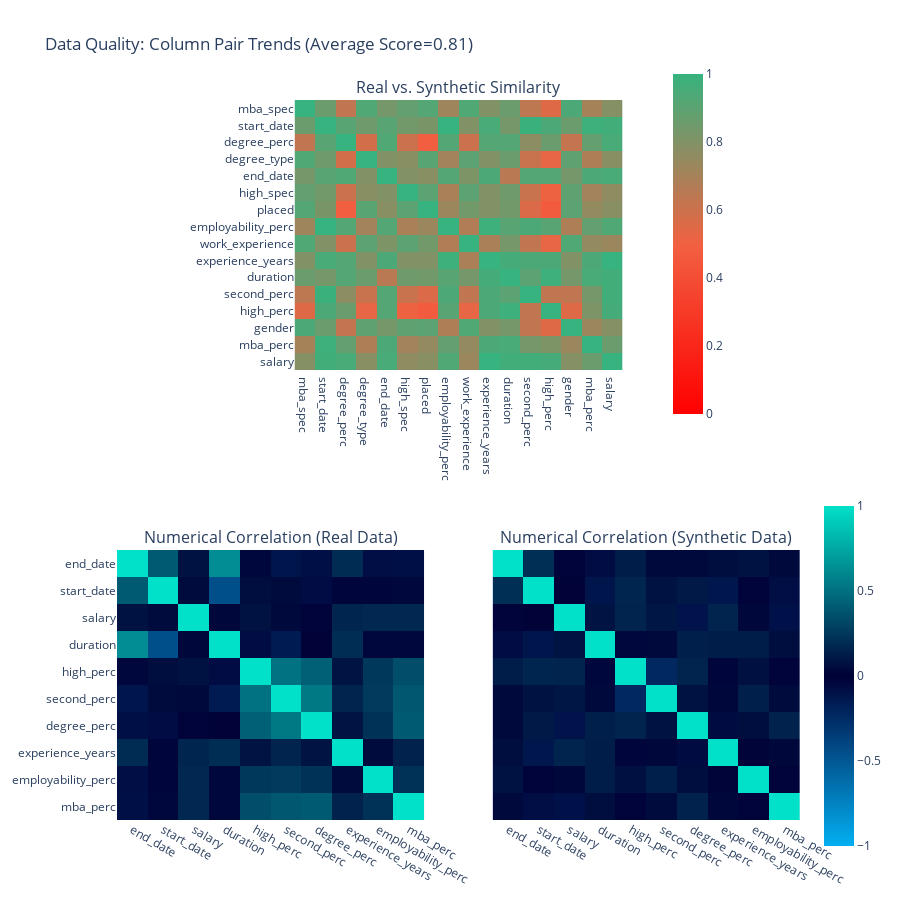

Notebook code for this chart:
### Code cell
my_report.get_visualization(property_name='Column Pair Trends')

### Figure 1 — Plotly figure (JSON) as saved in the notebook; plotly's stock layout.template omitted (floating-point values rounded to 4 significant figures; data arrays with more than 128 entries replaced by an {"elided": "..."} marker saying what was removed)
{"data": [{"coloraxis": "coloraxis", "hovertemplate": "<b>Column Pair</b><br>(%{x},%{y})<br><br>Similarity: %{z}<extra></extra>", "type": "heatmap", "x": ["mba_spec", "start_date", "degree_perc", "degree_type", "end_date", "high_spec", "placed", "employability_perc", "work_experience", "experience_years", "duration", "second_perc", "high_perc", "gender", "mba_perc", "salary"], "xaxis": "x", "y": ["mba_spec", "start_date", "degree_perc", "degree_type", "end_date", "high_spec", "placed", "employability_perc", "work_experience", "experience_years", "duration", "second_perc", "high_perc", "gender", "mba_perc", "salary"], "yaxis": "y", "z": {"elided": "16x16 float values"}}, {"coloraxis": "coloraxis2", "customdata": [[1, 0.21, -0.02, -0.07, 0.13, 0.04, 0.04, 0.06, 0.08, 0.04], [0.21, 1, -0.01, -0.12, 0.17, 0.08, 0.11, -0.13, -0.02, -0.08], [-0.02, -0.01, 1, 0.09, 0.16, 0.1, -0.11, 0.16, 0.03, -0.1], [-0.07, -0.12, 0.09, 1, -0.04, 0.04, 0.14, 0.13, 0.13, 0.06], [0.13, 0.17, 0.16, -0.04, 1, -0.23, 0.16, -0.03, 0.07, -0.02], [0.04, 0.08, 0.1, 0.04, -0.23, 1, 0.08, 0.03, 0.14, 0.05], [0.04, 0.11, -0.11, 0.14, 0.16, 0.08, 1, -0.06, 0.06, 0.15], [0.06, -0.13, 0.16, 0.13, -0.03, 0.03, -0.06, 1, 0.02, 0.03], [0.08, -0.02, 0.03, 0.13, 0.07, 0.14, 0.06, 0.02, 1, -0.02], [0.04, -0.08, -0.1, 0.06, -0.02, 0.05, 0.15, 0.03, -0.02, 1]], "hovertemplate": "<b>Correlation</b><br>(%{x},%{y})<br><br>Real: %{z}<br>(vs. Synthetic: %{customdata})<extra></extra>", "type": "heatmap", "x": ["end_date", "start_date", "salary", "duration", "high_perc", "second_perc", "degree_perc", "experience_years", "employability_perc", "mba_perc"], "xaxis": "x2", "y": ["end_date", "start_date", "salary", "duration", "high_perc", "second_perc", "degree_perc", "experience_years", "employability_perc", "mba_perc"], "yaxis": "y2", "z": [[1, 0.4, 0.08, 0.63, -0.04, -0.12, -0.09, 0.19, -0.08, -0.09], [0.4, 1, 0.05, -0.45, 0.06, 0.05, -0.07, -0.03, -0.03, -0.04], [0.08, 0.05, 1, 0.03, 0.08, 0.04, -0.02, 0.17, 0.18, 0.18], [0.63, -0.45, 0.03, 1, -0.07, -0.15, -0.01, 0.2, -0.04, -0.04], [-0.04, 0.06, 0.08, -0.07, 1, 0.51, 0.43, 0.09, 0.25, 0.35], [-0.12, 0.05, 0.04, -0.15, 0.51, 1, 0.54, 0.16, 0.26, 0.39], [-0.09, -0.07, -0.02, -0.01, 0.43, 0.54, 1, 0.09, 0.22, 0.4], [0.19, -0.03, 0.17, 0.2, 0.09, 0.16, 0.09, 1, 0.05, 0.15], [-0.08, -0.03, 0.18, -0.04, 0.25, 0.26, 0.22, 0.05, 1, 0.22], [-0.09, -0.04, 0.18, -0.04, 0.35, 0.39, 0.4, 0.15, 0.22, 1]]}, {"coloraxis": "coloraxis2", "customdata": [[1, 0.4, 0.08, 0.63, -0.04, -0.12, -0.09, 0.19, -0.08, -0.09], [0.4, 1, 0.05, -0.45, 0.06, 0.05, -0.07, -0.03, -0.03, -0.04], [0.08, 0.05, 1, 0.03, 0.08, 0.04, -0.02, 0.17, 0.18, 0.18], [0.63, -0.45, 0.03, 1, -0.07, -0.15, -0.01, 0.2, -0.04, -0.04], [-0.04, 0.06, 0.08, -0.07, 1, 0.51, 0.43, 0.09, 0.25, 0.35], [-0.12, 0.05, 0.04, -0.15, 0.51, 1, 0.54, 0.16, 0.26, 0.39], [-0.09, -0.07, -0.02, -0.01, 0.43, 0.54, 1, 0.09, 0.22, 0.4], [0.19, -0.03, 0.17, 0.2, 0.09, 0.16, 0.09, 1, 0.05, 0.15], [-0.08, -0.03, 0.18, -0.04, 0.25, 0.26, 0.22, 0.05, 1, 0.22], [-0.09, -0.04, 0.18, -0.04, 0.35, 0.39, 0.4, 0.15, 0.22, 1]], "hovertemplate": "<b>Correlation</b><br>(%{x},%{y})<br><br>Synthetic: %{z}<br>(vs. Real: %{customdata})<extra></extra>", "type": "heatmap", "x": ["end_date", "start_date", "salary", "duration", "high_perc", "second_perc", "degree_perc", "experience_years", "employability_perc", "mba_perc"], "xaxis": "x3", "y": ["end_date", "start_date", "salary", "duration", "high_perc", "second_perc", "degree_perc", "experience_years", "employability_perc", "mba_perc"], "yaxis": "y3", "z": [[1, 0.21, -0.02, -0.07, 0.13, 0.04, 0.04, 0.06, 0.08, 0.04], [0.21, 1, -0.01, -0.12, 0.17, 0.08, 0.11, -0.13, -0.02, -0.08], [-0.02, -0.01, 1, 0.09, 0.16, 0.1, -0.11, 0.16, 0.03, -0.1], [-0.07, -0.12, 0.09, 1, -0.04, 0.04, 0.14, 0.13, 0.13, 0.06], [0.13, 0.17, 0.16, -0.04, 1, -0.23, 0.16, -0.03, 0.07, -0.02], [0.04, 0.08, 0.1, 0.04, -0.23, 1, 0.08, 0.03, 0.14, 0.05], [0.04, 0.11, -0.11, 0.14, 0.16, 0.08, 1, -0.06, 0.06, 0.15], [0.06, -0.13, 0.16, 0.13, -0.03, 0.03, -0.06, 1, 0.02, 0.03], [0.08, -0.02, 0.03, 0.13, 0.07, 0.14, 0.06, 0.02, 1, -0.02], [0.04, -0.08, -0.1, 0.06, -0.02, 0.05, 0.15, 0.03, -0.02, 1]]}], "layout": {"annotations": [{"font": {"size": 16}, "showarrow": false, "text": "Real vs. Synthetic Similarity", "x": 0.5, "xanchor": "center", "xref": "paper", "y": 1, "yanchor": "bottom", "yref": "paper"}, {"font": {"size": 16}, "showarrow": false, "text": "Numerical Correlation (Real Data)", "x": 0.225, "xanchor": "center", "xref": "paper", "y": 0.375, "yanchor": "bottom", "yref": "paper"}, {"font": {"size": 16}, "showarrow": false, "text": "Numerical Correlation (Synthetic Data)", "x": 0.775, "xanchor": "center", "xref": "paper", "y": 0.375, "yanchor": "bottom", "yref": "paper"}], "coloraxis": {"cmax": 1, "cmin": 0, "colorbar": {"len": 0.5, "x": 0.8, "y": 0.8}, "colorscale": [[0, "#FF0000"], [0.5, "#F16141"], [1, "#36B37E"]]}, "coloraxis2": {"cmax": 1, "cmin": -1, "colorbar": {"len": 0.5, "y": 0.2}, "colorscale": [[0, "#03AFF1"], [0.5, "#000036"], [1, "#01E0C9"]]}, "height": 900, "title": {"text": "Data Quality: Column Pair Trends (Average Score=0.81)"}, "width": 900, "xaxis": {"anchor": "y", "domain": [0.26, 0.74]}, "xaxis2": {"anchor": "y2", "domain": [0, 0.45]}, "xaxis3": {"anchor": "y3", "domain": [0.55, 1], "matches": "x2"}, "yaxis": {"anchor": "x", "autorange": "reversed", "domain": [0.625, 1]}, "yaxis2": {"anchor": "x2", "autorange": "reversed", "domain": [0, 0.375]}, "yaxis3": {"anchor": "x3", "autorange": "reversed", "domain": [0, 0.375], "matches": "y2", "visible": false}}}
